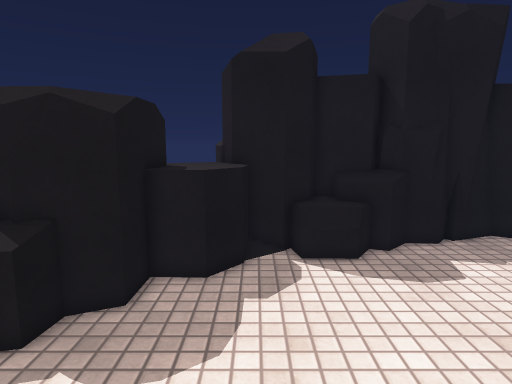
[1] (above)

23 first-person views from a walk through a Unity game level. The camera is 1.5 m above the floor, tilts 8° down and sees 75° across. The floor is counted in squares, 0.35 m on a side. Each view is taken from the middle of a square. On the plan, view 1 faces up. The plan holds only what a view shows up to about 20 squares ahead; the rest is blank. The place goes on beyond the plan. The player is left out. Some surface patterns are stand-ins.

[2]
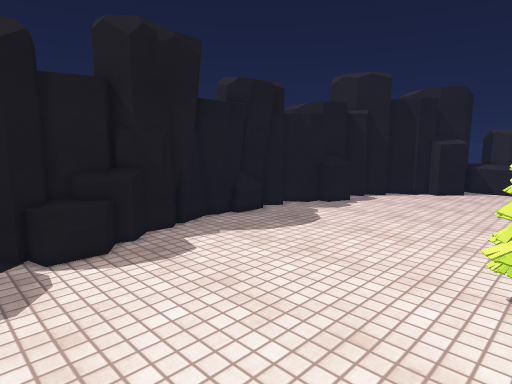

[3]
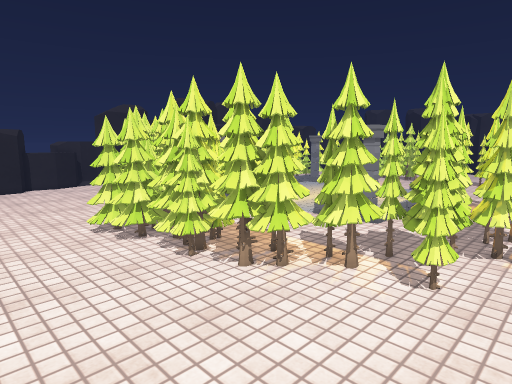

[4]
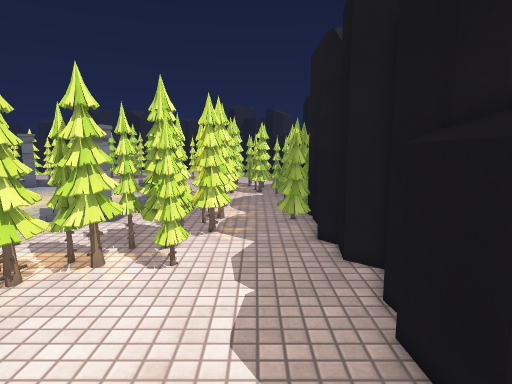

[5]
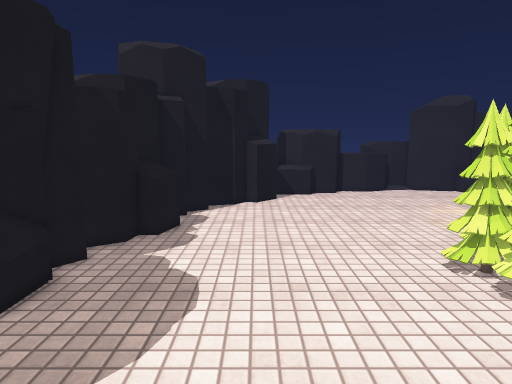

[6]
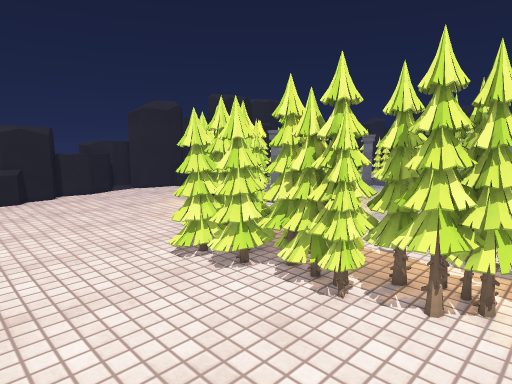

[7]
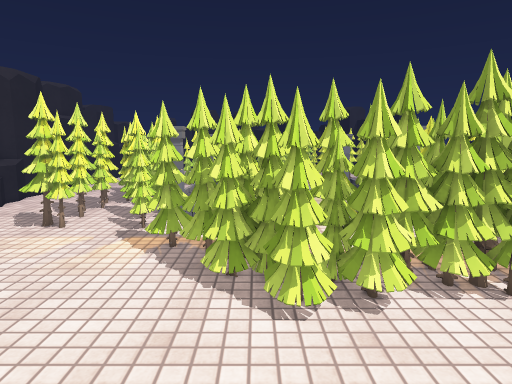

[8]
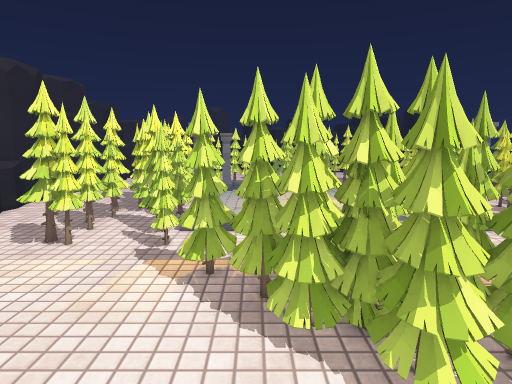

[9]
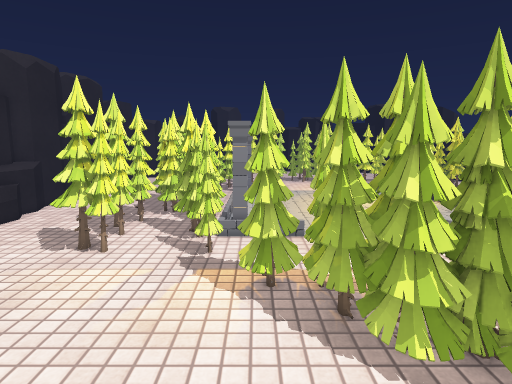

[10]
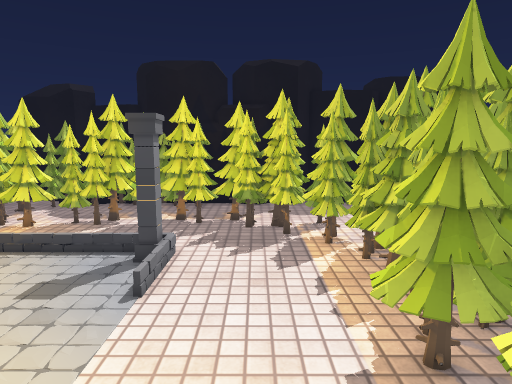

[11]
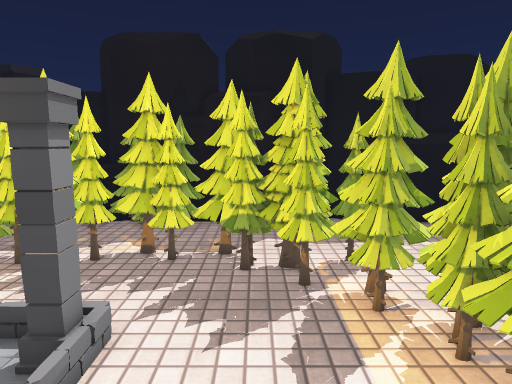

[12]
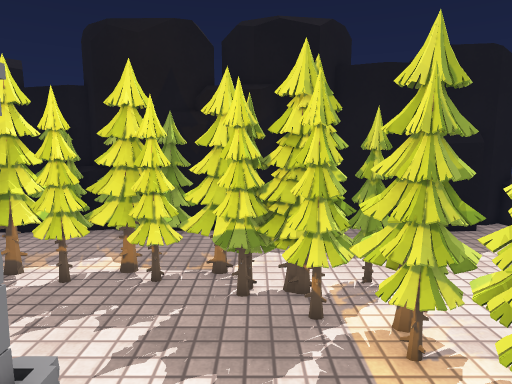

[13]
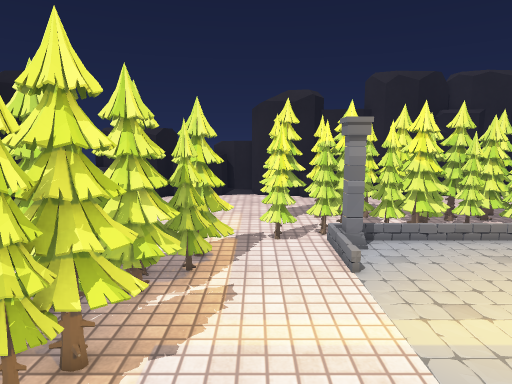

[14]
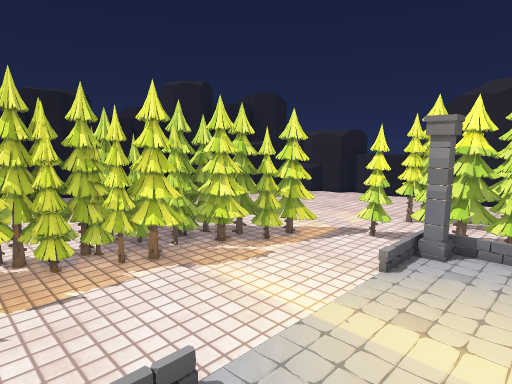

[15]
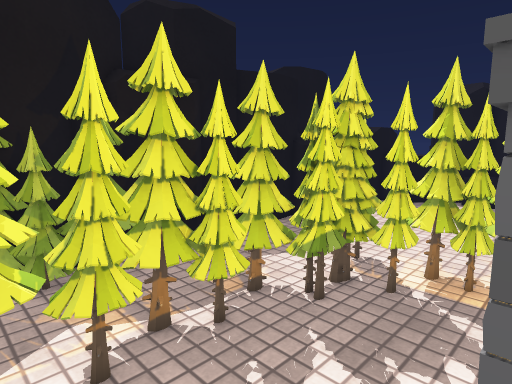

[16]
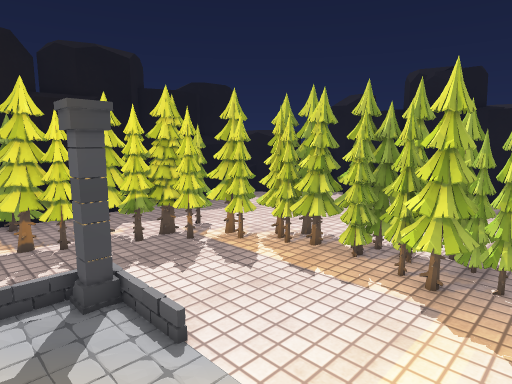

[17]
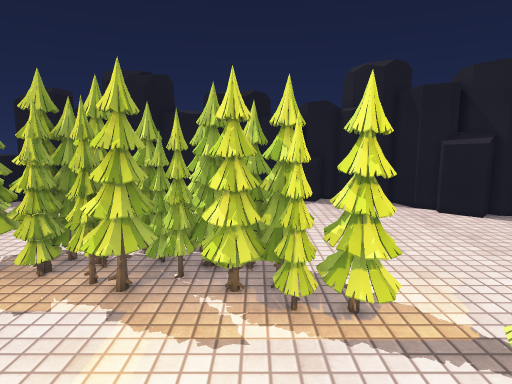

[18]
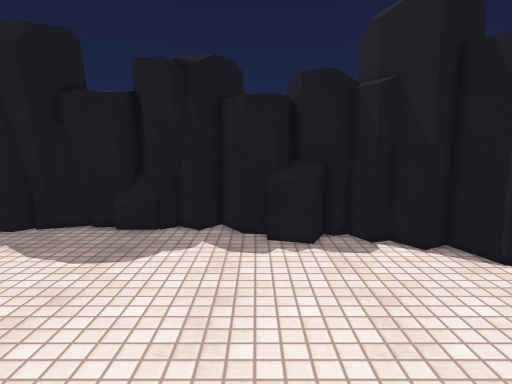

[19]
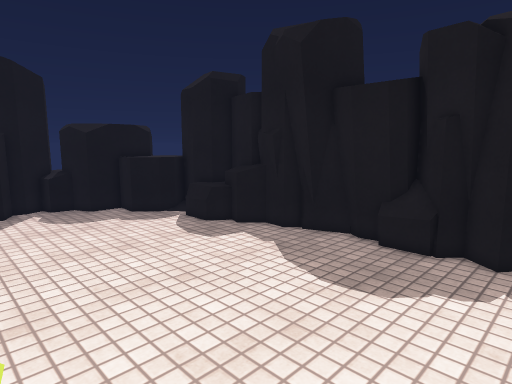

[20]
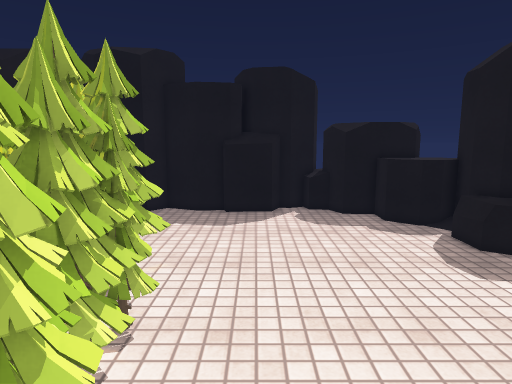

[21]
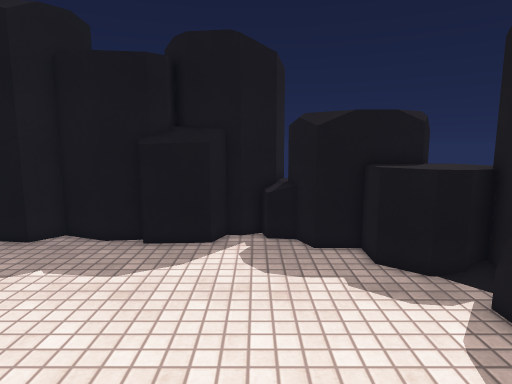

[22]
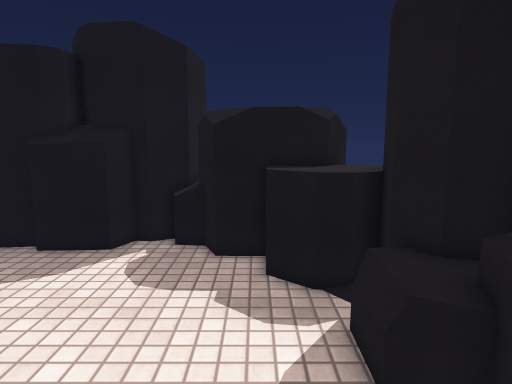

[23]
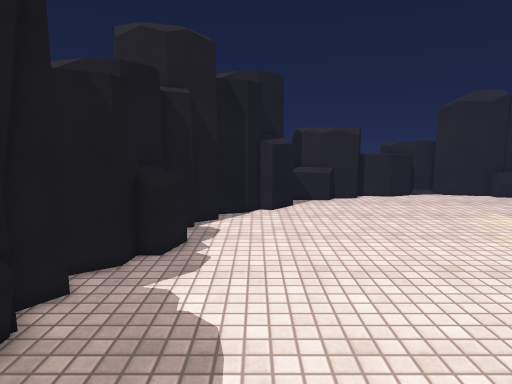

### Floor plan
Key: @ floor where view 1 was taken; # wall or solid block; . floor; / step, stairs or slope; = window, fence, low wall or low ledge; ^ raised ledge; T tree; C column; O other object.
Columns run from 7 left of view 1 to 28 right of it. Each row starts with its distance up from view 1.
 15      ^^  ##^^##############  ^
 14   #^^^^###^^^^###..##.=...###^###
 13   #^^^^##^^^^=..............^^^###
 12    #^^^=.===.................^=.####
 11    #^^^...........................##
 10    ##=..............................
  9    ^ ...............................
  8  ##^................................
  7 #^^.................................
  6  #=.................................
  5  ##.................................
  4  ###................................
  3   ##................................
  2   ##................................
  1   ##.............T..TTTTT...........
  0   #....@......TTTTTTTTTTTT..........
 -1   #..........TTTTTTTTTTTTTT.........
 -2   #........TTTTTTTTTTTTTTTT........
 -3   #......T.TTTTTTTTTTTTTTTTT........
 -4   ##.....TTTTT.TT...TTT.TTTTT.......
 -5   ##.....TTTT........T....TTT.......
 -6    #.....TTTT..............TT.......
 -7    #....TTT...................T...TT
 -8    #...TTTT..................TT...TT
 -9    #... TT....................T...TT
-10    TTT.TTT.....C..............TTT.TT
-11   #TTT.TTT....CC............CCTTT.TT
-12   #TT.. TT..../..............CTTT.TT
-13   TTT... TT.. /...............TT..TT
-14   TT...TTT... /..... .........TTT.TO
-15  ##TT..TTTT.  /...       .....TT   O

Positions as (right, up) in squares from view 1, and headings:
1: (0, 0), facing up
2: (-1, -1), facing up-right
3: (-1, 7), facing down-right
4: (-1, 8), facing down
5: (5, 8), facing right
6: (5, 8), facing down-right
7: (17, 9), facing down
8: (19, 6), facing down
9: (21, 5), facing down
10: (20, -7), facing left
11: (14, -7), facing left
12: (12, -7), facing left
13: (8, -7), facing right
14: (8, -15), facing up-right
15: (8, -15), facing up-left
16: (17, -14), facing up-left
17: (18, -13), facing up
18: (20, -2), facing up
19: (19, 1), facing up-left
20: (17, 3), facing left
21: (10, 6), facing left
22: (9, 10), facing left
23: (8, 9), facing right
